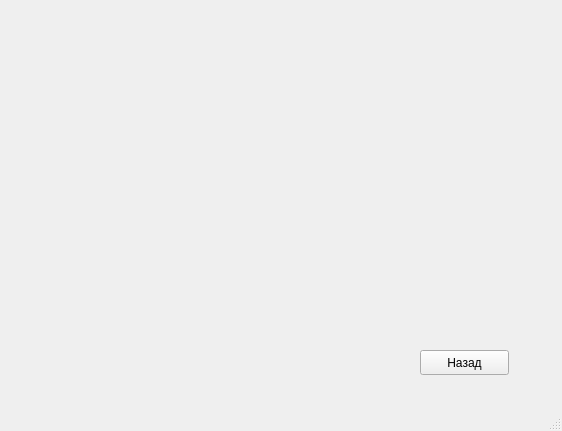
<?xml version="1.0" encoding="UTF-8"?>
<ui version="4.0">
 <class>MainWindow</class>
 <widget class="QMainWindow" name="MainWindow">
  <property name="geometry">
   <rect>
    <x>0</x>
    <y>0</y>
    <width>562</width>
    <height>431</height>
   </rect>
  </property>
  <property name="windowTitle">
   <string>MainWindow</string>
  </property>
  <widget class="QWidget" name="centralwidget">
   <widget class="QWidget" name="widget" native="true">
    <property name="geometry">
     <rect>
      <x>20</x>
      <y>20</y>
      <width>501</width>
      <height>321</height>
     </rect>
    </property>
   </widget>
   <widget class="QPushButton" name="Back">
    <property name="geometry">
     <rect>
      <x>420</x>
      <y>350</y>
      <width>89</width>
      <height>25</height>
     </rect>
    </property>
    <property name="text">
     <string>Назад</string>
    </property>
   </widget>
  </widget>
  <widget class="QMenuBar" name="menubar">
   <property name="geometry">
    <rect>
     <x>0</x>
     <y>0</y>
     <width>562</width>
     <height>22</height>
    </rect>
   </property>
  </widget>
  <widget class="QStatusBar" name="statusbar"/>
 </widget>
 <resources/>
 <connections/>
</ui>
